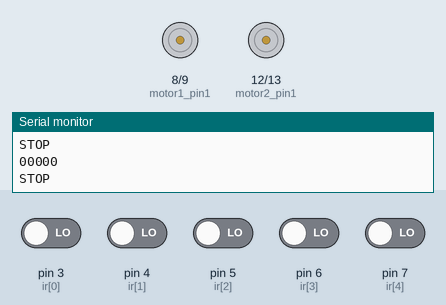
The sketch below on a simulated Arduino Uno, built with avr-gcc and run on an emulated ATmega328P. Shown: motor-driver pin pairs drawn as motors (green arrow = first pin HIGH = forward, orange = second pin HIGH = backward, longer = more drive, scaled by the enable pin), the last lines printed to the serial monitor. Inputs (shaded band) come from the test bench; at power-on: pin 3 (ir[0]), pin 4 (ir[1]), pin 5 (ir[2]), pin 6 (ir[3]), pin 7 (ir[4]) LOW.

Above: at 1.2 s.
1.3 s: pin 3 (ir[0]) driven HIGH
At 2.0 s:
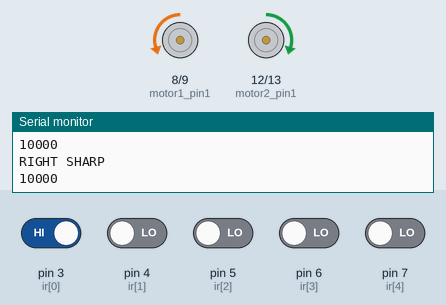
2.8 s: pin 3 (ir[0]) driven LOW
At 3.2 s:
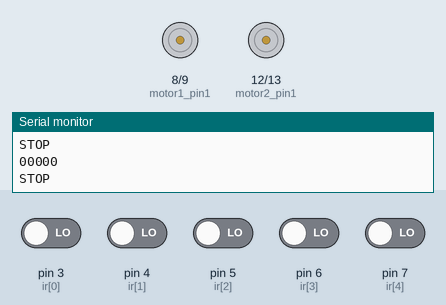
4.3 s: pin 7 (ir[4]) driven HIGH
At 5.4 s:
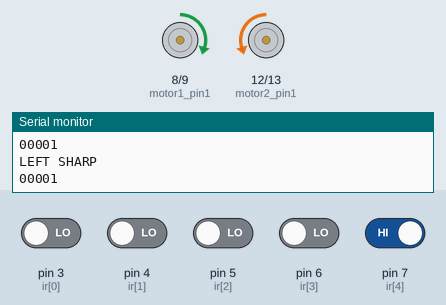
5.8 s: pin 7 (ir[4]) driven LOW
At 6.6 s:
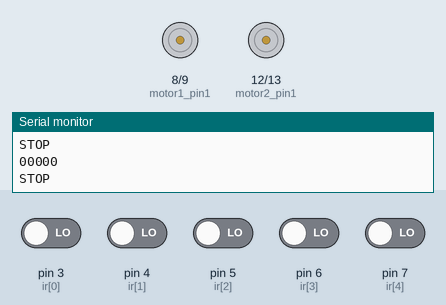
7.3 s: pin 4 (ir[1]) driven HIGH
8.8 s: pin 3 (ir[0]) driven HIGH and pin 7 (ir[4]) driven HIGH
At 9.8 s:
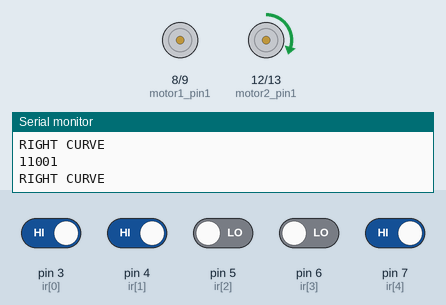
Timing chart, 0 to 11.3 s (numbered marks = the images above; inputs shaded):
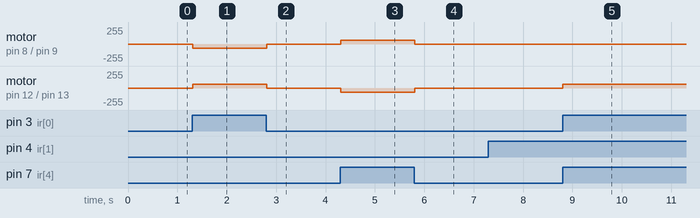

The sketch:

LFR_array_5.ino
```cpp
// the right motor is motor1, and the left one is motor2

#define motor1_en 10
#define motor1_pin1 8
#define motor1_pin2 9

#define motor2_en 11
#define motor2_pin1 12
#define motor2_pin2 13

#define speed 60

// taking left to right array in order
int ir[5] = {3,4,5,6,7};

int i;

void setup() {
  // put your setup code here, to run once:
  pinMode(motor1_en,OUTPUT);
  pinMode(motor1_pin1,OUTPUT);
  pinMode(motor1_pin2,OUTPUT);

  pinMode(motor2_en,OUTPUT);
  pinMode(motor2_pin1,OUTPUT);
  pinMode(motor2_pin2,OUTPUT);

  for(i=0;i<5;i++) pinMode(ir[i],INPUT);

  Serial.begin(9600);
}

void stop()
{
  analogWrite(motor1_en,0);
  analogWrite(motor2_en,0);
}

void ideal()
{
  analogWrite(motor1_en,speed);
  digitalWrite(motor1_pin1,HIGH);
  digitalWrite(motor1_pin2,LOW);

  analogWrite(motor2_en,speed);
  digitalWrite(motor2_pin1,HIGH);
  digitalWrite(motor2_pin2,LOW);
}

void left_curve()
{
  analogWrite(motor1_en,speed);
  digitalWrite(motor1_pin1,HIGH);
  digitalWrite(motor1_pin2,LOW);

  analogWrite(motor2_en,0);
}

void right_curve()
{
  analogWrite(motor1_en,0);

  analogWrite(motor2_en,speed);
  digitalWrite(motor2_pin1,HIGH);
  digitalWrite(motor2_pin2,LOW);

}

void sharp_left()
{
  analogWrite(motor1_en,speed);
  digitalWrite(motor1_pin1,HIGH);
  digitalWrite(motor1_pin2,LOW);

  analogWrite(motor2_en,speed);
  digitalWrite(motor2_pin1,LOW);
  digitalWrite(motor2_pin2,HIGH);
}

void sharp_right()
{
  analogWrite(motor1_en,speed);
  digitalWrite(motor1_pin1,LOW);
  digitalWrite(motor1_pin2,HIGH);

  analogWrite(motor2_en,speed);
  digitalWrite(motor2_pin1,HIGH);
  digitalWrite(motor2_pin2,LOW);
}

// if it gets reflection, it gives 1 aka white = 1
// and 0 mean black

// some things to keep in mind, my path is too thin, so in curves specially what happens is, lets say left curve, the ir[1] sensor will be only 0, it wont hit both ir[1] and ir[2]
// casue the line is thin in respect of distance between ir sensors

// a important case is, in curve, for a moment it would miss all the sensors, all will be 1, at that moment it would go as previous direction, for that we will keep a prevDir variable
// -1 would be left, 0 would be straight, 1 would be right, -2 would be sharp left, and 2 would be sharp right, we will change it to 0 every time the ideal line hits, the ideal line is only ir[2]==0

// and for 90 degree angle the three ir would be 0 so thats how we are gonna identify, and for 90 degree we would take a sharp turn, basically forward backward
// but for curve, we would take take soft curve, like forward and 0

String irString = "";
int prevDir=0;

void loop() {
  // put your main code here, to run repeatedly:

  // what i did here, is turn the array into a string, otherwise i would have to write a lot of digitalRead && etc in if

  irString = "";
  for (int i = 0; i < 5; i++) irString += String(digitalRead(ir[i]));  // Append each reading

  // there could be hopefullly 7 possible situations, 1 -> ideal path, ir[2]==0, everything else 1, forward
  // 2 -> all are 1, no detection, then follow prevDir and soft turn, casue its a curve
  // 3 and 4 -> ir[1] or ir[3] == 0, then soft turn since curve, and set prevDir
  // 5 and 6 - > ir[0-2] or ir[2-4] == 0, then sharp turn, and set prevDir
  // 7 -> all are 0, stop
  // and we have to set the logics in priority order, so that doesnt overlap

  Serial.println(irString);

  if(irString=="00000")
  {
    stop();
    Serial.println("STOP");
  }
  else if(irString=="11011")
  {
    ideal();
    prevDir=0;
    Serial.println("IDEAL");
  }
  else if(irString=="10111" || irString=="10011")
  {
    left_curve();
    Serial.println("LEFT CURVE");
    prevDir=-1;
  }
  else if(irString=="11101" || irString=="11001")
  {
    right_curve();
    Serial.println("RIGHT CURVE");
    prevDir=1;
  }
  else if(irString=="00011" || irString=="00111" || irString=="00001")
  {
    sharp_left();
    Serial.println("LEFT SHARP");
    prevDir=-2;
  }
  else if(irString=="11000" || irString=="11100" || irString=="10000")
  {
    sharp_right();
    Serial.println("RIGHT SHARP");
    prevDir=2;
  }
  else if(irString=="11111"){
    Serial.println("in 11111");
    Serial.print("PrevDir : ");
    Serial.println(prevDir);
    if(prevDir==0)
    {
      ideal();
      Serial.print("elif0");
    }
    else if(prevDir==-1)
    {
      Serial.print("elif-1");
      left_curve();
    }
    else if(prevDir==1)
    {
      Serial.print("elif1");
      right_curve();
    }
    else if(prevDir==-2)
    {
      Serial.print("elif-2");
      sharp_left();
    }
    else if(prevDir==2)
    {
      Serial.print("elif2");
      sharp_right();
    }
  }
  else Serial.println("DONT KNOW");

  delay(20);
}
```

Measured:
- after the input at 1.3 s, motor on pin 8 (motor1_pin1) / pin 9 (motor1_pin2): stopped → backward 60/255 at once; motor on pin 12 (motor2_pin1) / pin 13 (motor2_pin2): stopped → forward 60/255 at once
- after the input at 2.8 s, motor on pin 8 (motor1_pin1) / pin 9 (motor1_pin2): backward 60/255 → stopped at once; motor on pin 12 (motor2_pin1) / pin 13 (motor2_pin2): forward 60/255 → stopped at once
- after the input at 4.3 s, motor on pin 8 (motor1_pin1) / pin 9 (motor1_pin2): stopped → forward 60/255 at once; motor on pin 12 (motor2_pin1) / pin 13 (motor2_pin2): stopped → backward 60/255 at once
- after the input at 5.8 s, motor on pin 8 (motor1_pin1) / pin 9 (motor1_pin2): forward 60/255 → stopped at once; motor on pin 12 (motor2_pin1) / pin 13 (motor2_pin2): backward 60/255 → stopped at once
- after the input at 8.8 s, motor on pin 12 (motor2_pin1) / pin 13 (motor2_pin2): stopped → forward 60/255 at once
